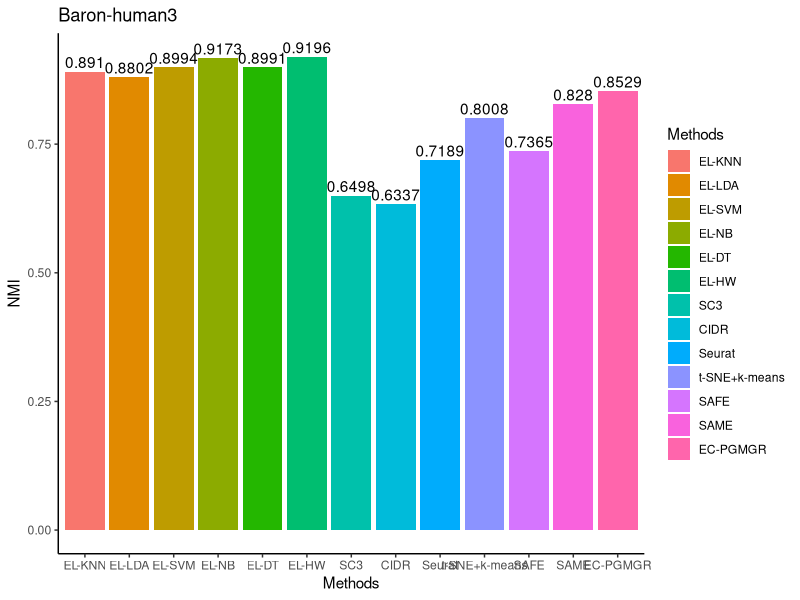
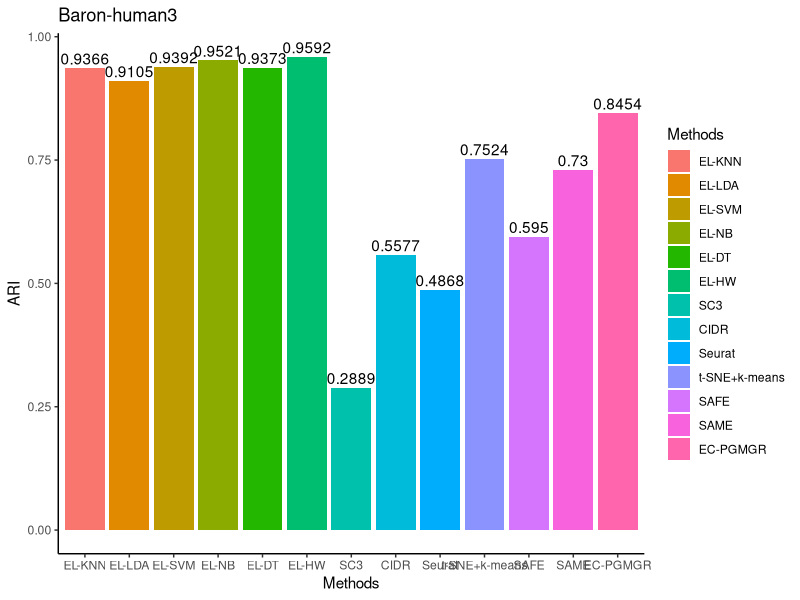

Generate these figures, in order, with R:
library(ggplot2)
library(gridExtra)

# Baron-human3-NMI
df <- read.table(header=TRUE, text='
 Methods Methods  NMI
  EL-KNN  EL-KNN   0.891
  EL-LDA  EL-LDA   0.8802
  EL-SVM  EL-SVM   0.8994
  EL-NB   EL-NB    0.9173
  EL-DT   EL-DT    0.8991
  EL-HW   EL-HW    0.9196
  SC3     SC3      0.6498
  CIDR    CIDR     0.6337
  Seurat  Seurat   0.7189
  t-SNE+k-means t-SNE+k-means 0.8008
  SAFE    SAFE     0.7365
  SAME    SAME     0.828
  EC-PGMGR EC-PGMGR 0.8529
')  
df$Methods = factor(df$Methods, levels = c("EL-KNN", "EL-LDA", "EL-SVM", 
                                           "EL-NB","EL-DT", "EL-HW", "SC3", 
                                           "CIDR", "Seurat", "t-SNE+k-means",
                                           "SAFE", "SAME", "EC-PGMGR"))
ggplot(df, aes(x=Methods, y=NMI, fill=Methods), width = 0.35) + 
  geom_col(data = df, position = "dodge") + theme_classic() + 
  ggtitle("Baron-human3") + 
  geom_text(label = df$NMI, position = position_dodge(0.9), vjust = -0.3)

# Baron-human3-ARI
df <- read.table(header=TRUE, text='
 Methods Methods  ARI
  EL-KNN  EL-KNN   0.9366
  EL-LDA  EL-LDA   0.9105
  EL-SVM  EL-SVM   0.9392
  EL-NB   EL-NB    0.9521
  EL-DT   EL-DT    0.9373
  EL-HW   EL-HW    0.9592
  SC3     SC3      0.2889
  CIDR    CIDR     0.5577
  Seurat  Seurat   0.4868
  t-SNE+k-means t-SNE+k-means 0.7524
  SAFE    SAFE     0.595
  SAME    SAME     0.73
  EC-PGMGR EC-PGMGR 0.8454
')

df$Methods = factor(df$Methods, levels = c("EL-KNN", "EL-LDA", "EL-SVM", 
                                           "EL-NB","EL-DT", "EL-HW", "SC3", 
                                           "CIDR", "Seurat", "t-SNE+k-means",
                                           "SAFE", "SAME", "EC-PGMGR"))

ggplot(df, aes(x=Methods, y=ARI, fill=Methods), width = 0.35) + 
  geom_col(data = df, position = "dodge") + theme_classic() + 
  ggtitle("Baron-human3") + 
  geom_text(label = df$ARI, position = position_dodge(0.9), vjust = -0.3)
